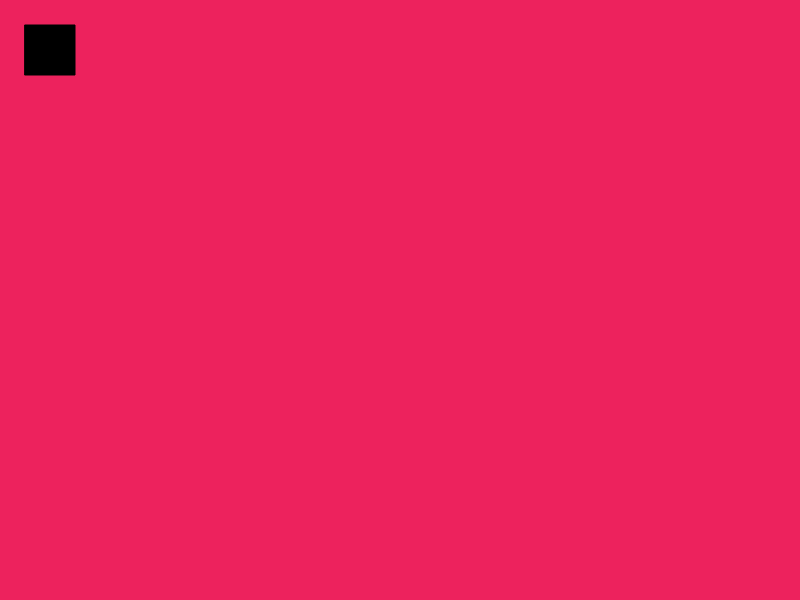
Frame 1 (no input)
Frame 60 (no input): identical to frame 1, image omitted
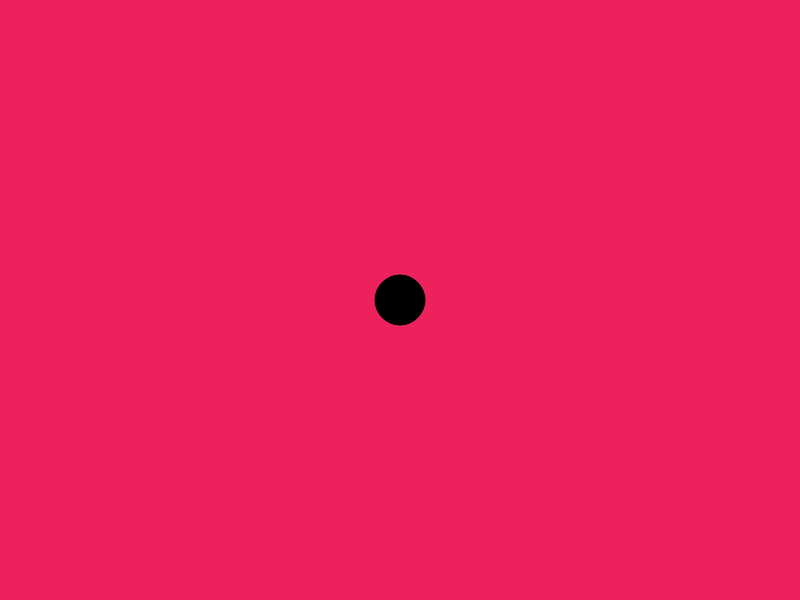
Frame 120 (the mouse pressed at the canvas centre since frame 60)

The p5.js sketch that drew these frames (run headless with seeded random() and noise() and a simulated clock; from frame 60 on, the mouse is pressed at the canvas centre):

// p5.js sketch
// ── sketch.js

function draw() {
  background(237, 34, 93);
  fill(0);

  if (mouseIsPressed) {
    // this is where you put the pressed shapes
    ellipse(width/2, height/2, 50, 50);
  
  } else {

    // this is for the "unpressed state"
    rect(25, 25, 50, 50);
  }

  print(mouseIsPressed);
}

function setup(){
  createCanvas(800, 600);
}
